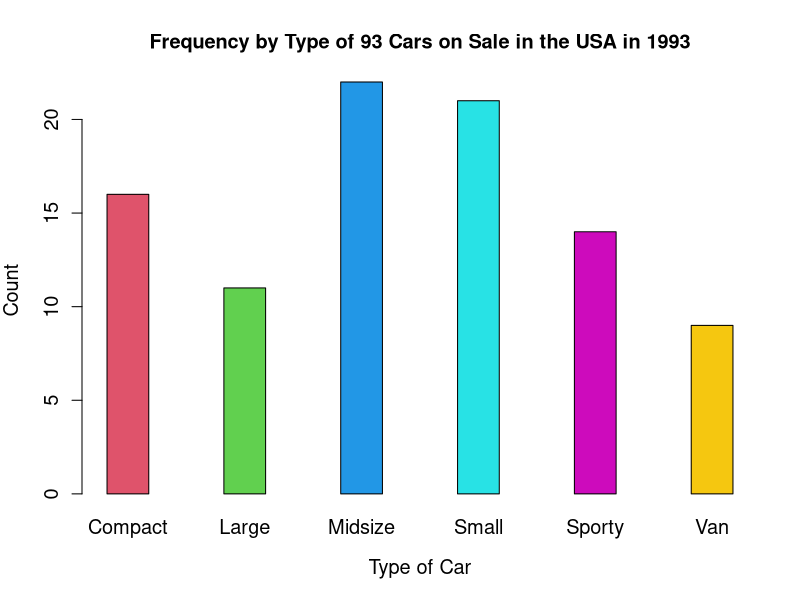
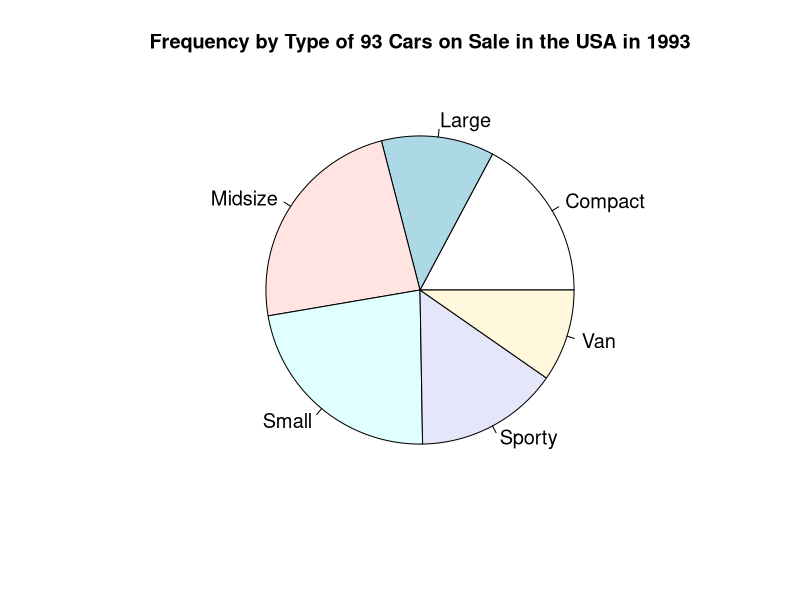
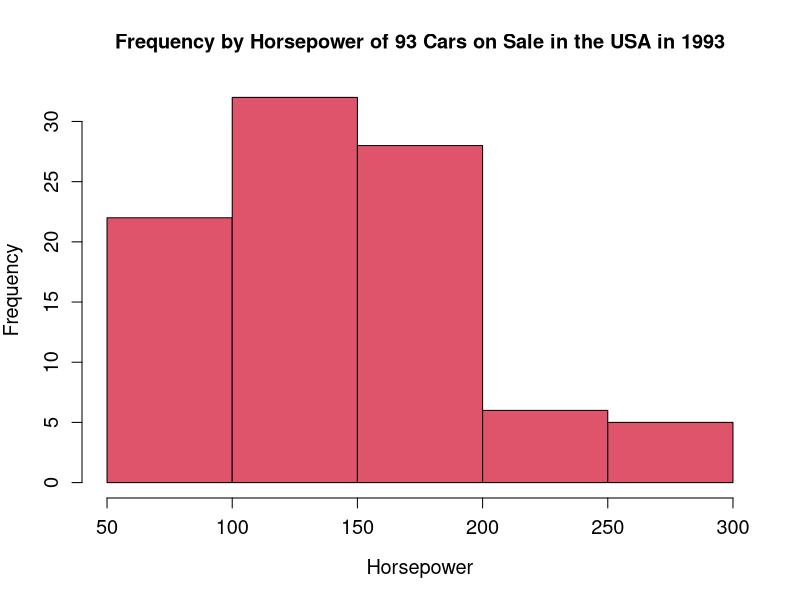

These charts were generated, in order, by the following R code:
## ---- chunk 1
# Your code goes here
## ---- chunk 2
library(MASS)
data(Cars93)
## ---- chunk 3
head(Cars93)
## ---- chunk 4
table(Cars93$Type) # frequency
round(table(Cars93$Type)/nrow(Cars93), 3) # relative frequency
## ---- chunk 5
barplot(table(Cars93$Type), ylab="Count", cex.lab=1.2, cex.names=1.2, cex.axis=1.2, col=c(2,3,4,5,6,7), xlab = "Type of Car", main="Frequency by Type of 93 Cars on Sale in the USA in 1993", space=1.8)
## ---- chunk 6
pie(table(Cars93$Type), main="Frequency by Type of 93 Cars on Sale in the USA in 1993", cex=1.2)
## ---- chunk 7
hist(Cars93$Horsepower, col=2, xlab="Horsepower", cex.lab=1.2, cex.axis=1.2, main="Frequency by Horsepower of 93 Cars on Sale in the USA in 1993")
## ---- chunk 8

## ---- chunk 9

## ---- chunk 10

## ---- chunk 11

## ---- chunk 12

## ---- chunk 13

